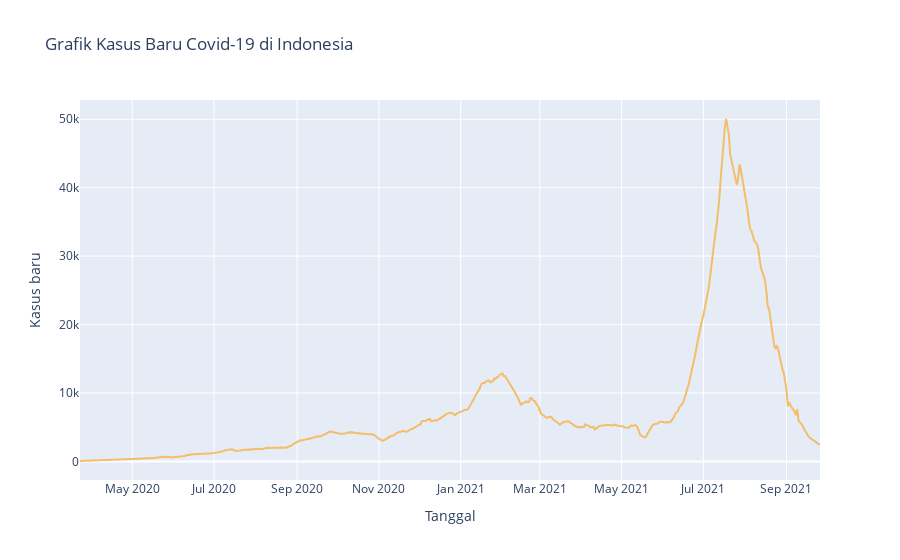

Source (notebook cell):
### Code cell
fig = go.Figure()
df = quadModel_df
#Actual plot
fig.add_trace(go.Scatter(x=df.date, y=df.new_cases_smoothed, name='Actual plot',
                         line=dict(color='#f4bd6a', width=2)))
fig.update_layout(title='Grafik Kasus Baru Covid-19 di Indonesia',
                   xaxis_title='Tanggal',
                   yaxis_title='Kasus baru',
                 )
fig.show()

### Figure 1 — Plotly figure (JSON) as saved in the notebook; plotly's stock layout.template omitted (floating-point values rounded to 4 significant figures; data arrays with more than 128 entries replaced by an {"elided": "..."} marker saying what was removed)
{"data": [{"line": {"color": "#f4bd6a", "width": 2}, "name": "Actual plot", "type": "scatter", "x": {"elided": "553 str values"}, "y": {"elided": "553 float values"}}], "layout": {"title": {"text": "Grafik Kasus Baru Covid-19 di Indonesia"}, "xaxis": {"title": {"text": "Tanggal"}}, "yaxis": {"title": {"text": "Kasus baru"}}}}
